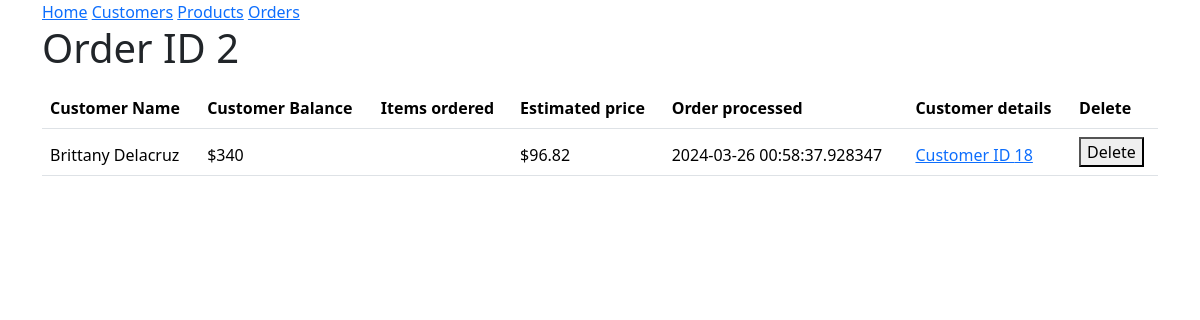
Page /order/2 on the committed database.
### models.py (models this page shows, shortened)
class Customer(db.Model):
 id = mapped_column(Integer, primary_key=True)
 name = mapped_column(String(200), nullable=False, unique=True)
 phone = mapped_column(String(20), nullable=False)
 balance = mapped_column(Numeric, nullable=False, default=0.0)
 orders = relationship("Order")

class Order(db.Model):
    id = mapped_column(Integer, primary_key=True)
    customer_id = mapped_column(Integer, ForeignKey(Customer.id), nullable=False)
    total = mapped_column(Float(200))
    created = mapped_column(DateTime,nullable=False,default=func.now())
    processed = mapped_column(DateTime, nullable=True, default='None')
    customer = relationship("Customer", back_populates="orders")
    products = relationship("ProductOrder", back_populates="order", cascade="all, delete-orphan")
    def price(self):
        return format((sum([(u.product.price) * u.quantity for u in self.products])), '.2f')

### routes/endpoint.py (the view)
@endpoint.route('/order/<int:id>', methods=['GET'])
def get_order(id):
    order = db.session.execute(db.select(Order).where(Order.id == id)).scalars().first()
    if not order:
        return redirect(url_for('html.get_orders'))
    orders = []
    u = {
        'name': order.customer.name,
        'balance': int(order.customer.balance),
        'orders': [f"{n.product.product} ({n.quantity} ${format((n.product.price*n.quantity),'.2f')})" for n in order.products],
        'price':  Order.price(order),
    }
    orders.append(u)
    print(orders)
    return render_template("detailed_order.html",id = id, orders = orders, customer_id=order.customer.id, processed = order.processed)

### templates/detailed_order.html (shortened to what this page needs)
{% extends "base.html" %}
{% block content %}
<h1>Order ID {{ id }}</h1>
<table class="table">
    <thead class="thead-dark">
    <th>Customer Name</th>
    <th>Customer Balance</th>
    <th>Items ordered</th>
    <th>Estimated price</th>
    {% if processed %}
    <th>Order processed</th>
    {% endif %}
    <th>Customer details</th>
    <th>Delete</th>
{% for order in orders %}
<p>
    <tr>
    <td>{{ order.name }}</td>
    <td>${{ order.balance }}</td>
    <td>
    </td>
    <td>${{ order.price }}</td>
    {% if processed %}
    <td>{{ processed }}</td>
    {% endif %}
    <td>
        <a href="{{ url_for('pages.get_customer', id=customer_id) }}">Customer ID {{ customer_id }}</a>
    </td>
    <td>
        <form method="POST" action="{{ url_for('pages.delete_order', id=id) }}">
        <button type="submit">Delete</button>
        </form>
    </td>
    </tr>
</p>
{% endfor %}
</table>
{% endblock %}

### rows in the picture
Customer: name "Brittany Delacruz", balance "340", price "96.82", id "18"
Order: processed "2024-03-26 00:58:37.928347"

### other values in the picture
{{ id }} "2"
